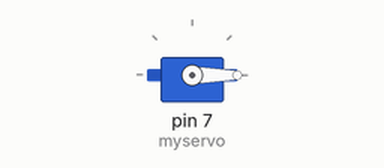
Recording of a sketch running on a simulated Arduino Uno, built with avr-gcc and run on an emulated ATmega328P. On the bench: servo.

Above: at 0.05 s.
Timing chart, 0 to 3.5 s (numbered marks = the images above):
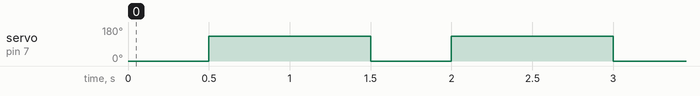

The sketch:

Servo.ino
```cpp
#include<Servo.h>
int i;
Servo myservo;

void setup() {
  // put your setup code here, to run once:
  myservo.attach(7);

}

void loop() {
  // put your main code here, to run repeatedly:
  myservo.write(0);
  delay(500);
  myservo.write(130);
  delay(1000);
//  for (i=180;i<360;i=i+5){
//    myservo.write(i);
//    delay(200);
//    }


}
```

Measured:
- by itself, servo on pin 7 (myservo): alternates 130° for 1.0 s and 0° for 0.50 s
